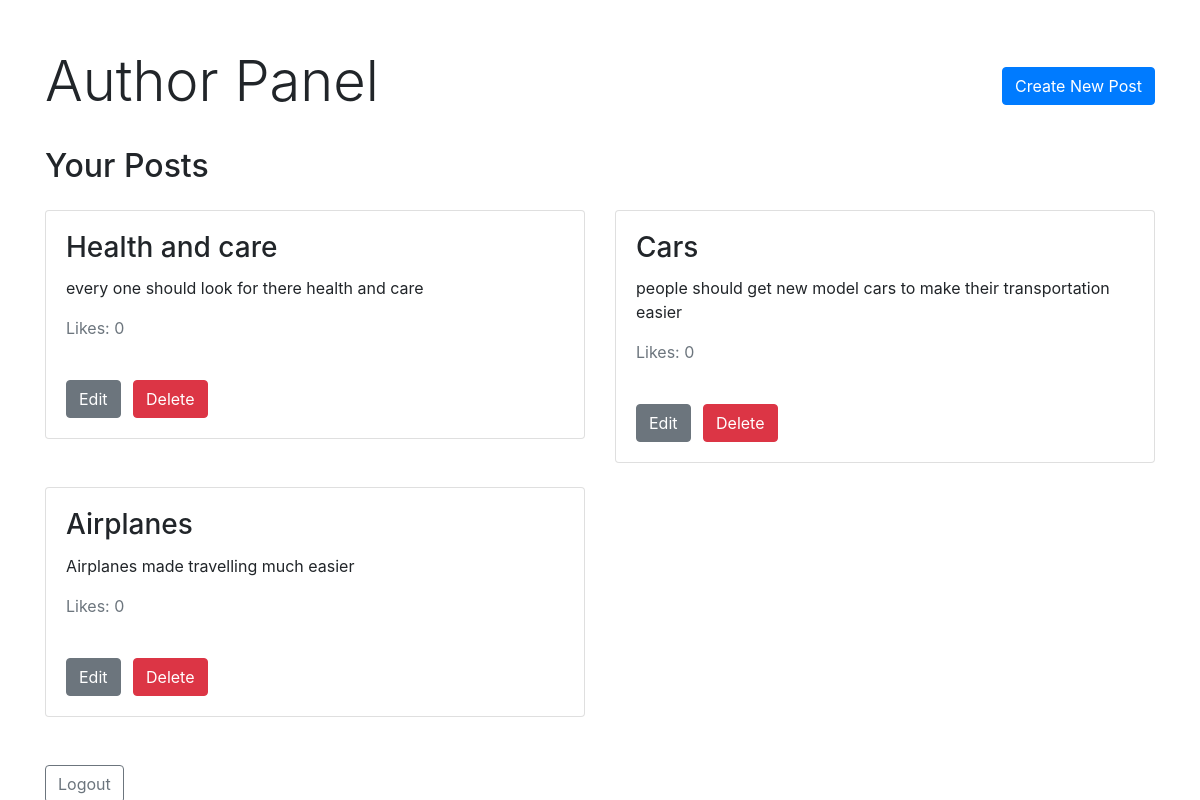
Page /author_panel (signed in) on the earlier database version.
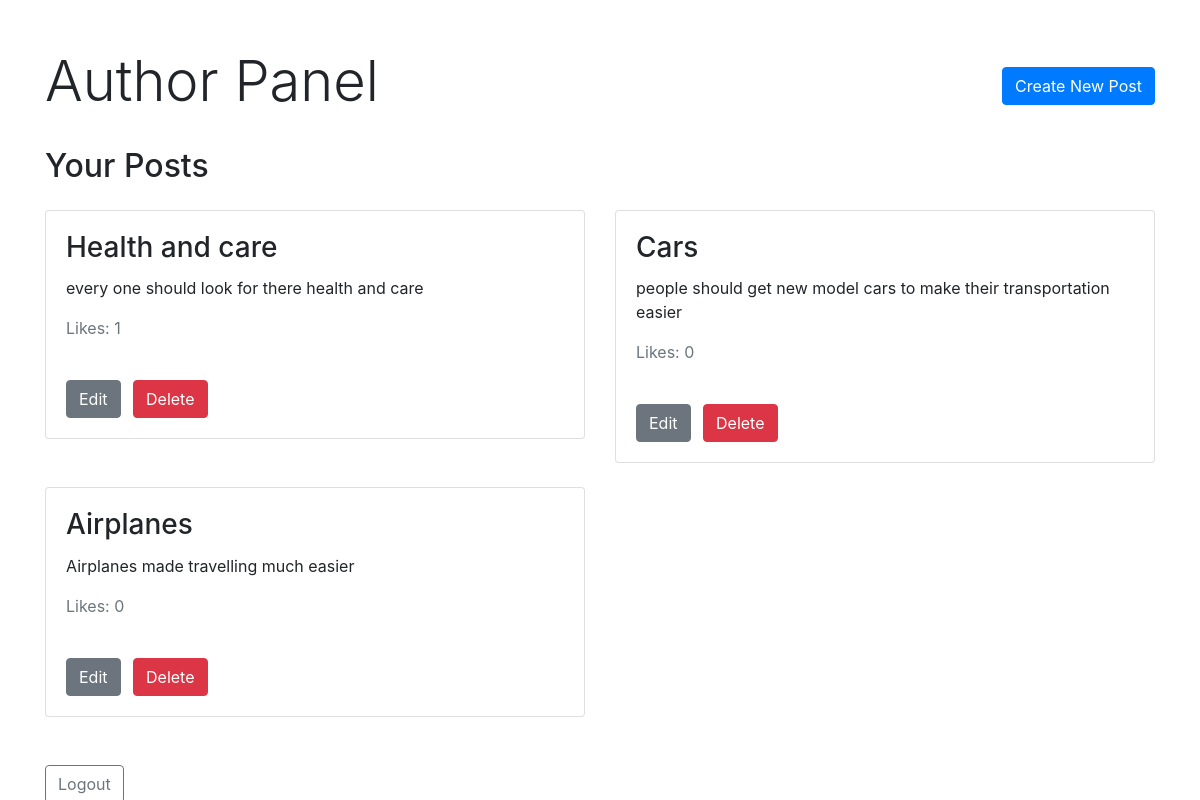
Same page on the later database version.
### tables this page shows
CREATE TABLE posts (
            id INTEGER PRIMARY KEY AUTOINCREMENT,
            author_id INTEGER NOT NULL,
            title TEXT NOT NULL,
            content TEXT NOT NULL,
            likes INTEGER DEFAULT 0,     
            created_at TIMESTAMP DEFAULT CURRENT_TIMESTAMP,
            file_url TEXT,
            FOREIGN KEY (author_id) REFERENCES users(id)
        );

### project.py (the view)
@app.route('/author_panel')
def author_panel():
    if 'username' not in session:
        return redirect(url_for('login'))
    user = db.get_user_by_username(session['username'])
    if user is None or user['user_type'] != 1:
        return redirect(url_for('user_panel'))
    posts = db.get_posts_by_author(user['id'])
    return render_template('author_panel.html', posts=posts, user=user)

### db.py (called while the page is built)
def get_db_connection():
    conn = sqlite3.connect('project.db')
    conn.row_factory = sqlite3.Row
    return conn

def get_posts_by_author(author_id):
    conn = get_db_connection()
    posts = conn.execute('SELECT * FROM posts WHERE author_id = ?', (author_id,)).fetchall()
    conn.close()
    return posts

def get_user_by_username(username):
    conn = get_db_connection()
    user = conn.execute('SELECT * FROM users WHERE username = ?', (username,)).fetchone()
    conn.close()
    return user

### templates/author_panel.html (shortened to what this page needs)
<!DOCTYPE html>
<html lang="en">
<head>
    <link href="https://stackpath.bootstrapcdn.com/bootstrap/4.5.2/css/bootstrap.min.css" rel="stylesheet">
</head>
<body>
    <div class="container mt-5">
        <div class="d-flex justify-content-between align-items-center mb-4">
            <h1 class="display-4">Author Panel</h1>
            <a href="{{ url_for('create_post') }}" class="btn btn-primary">Create New Post</a>
        </div>
        <h2 class="mb-4">Your Posts</h2>
        <div class="row">
            {% for post in posts %}
            <div class="col-md-6 mb-4">
                <div class="card">
                    <div class="card-body">
                        <h3 class="card-title">{{ post.title }}</h3>
                        <p class="card-text">{{ post.content }}</p>
                        <p class="card-text text-muted">Likes: {{ post.likes }}</p>
                        <br>
                        <a href="{{ url_for('edit_post', post_id=post.id) }}" class="btn btn-secondary mr-2">Edit</a>
                        <form method="POST" action="{{ url_for('delete_post', post_id=post.id) }}" class="d-inline">
                            <button type="submit" class="btn btn-danger">Delete</button>
                        </form>
                    </div>
                </div>
            </div>
            {% endfor %}
        </div>
        <div class="mt-4">
            <a href="{{ url_for('logout') }}" class="btn btn-outline-secondary">Logout</a>
        </div>
    </div>
</body>
</html>

Differences in the rows shown:
changed posts "Health and care": likes "0" → "1"
